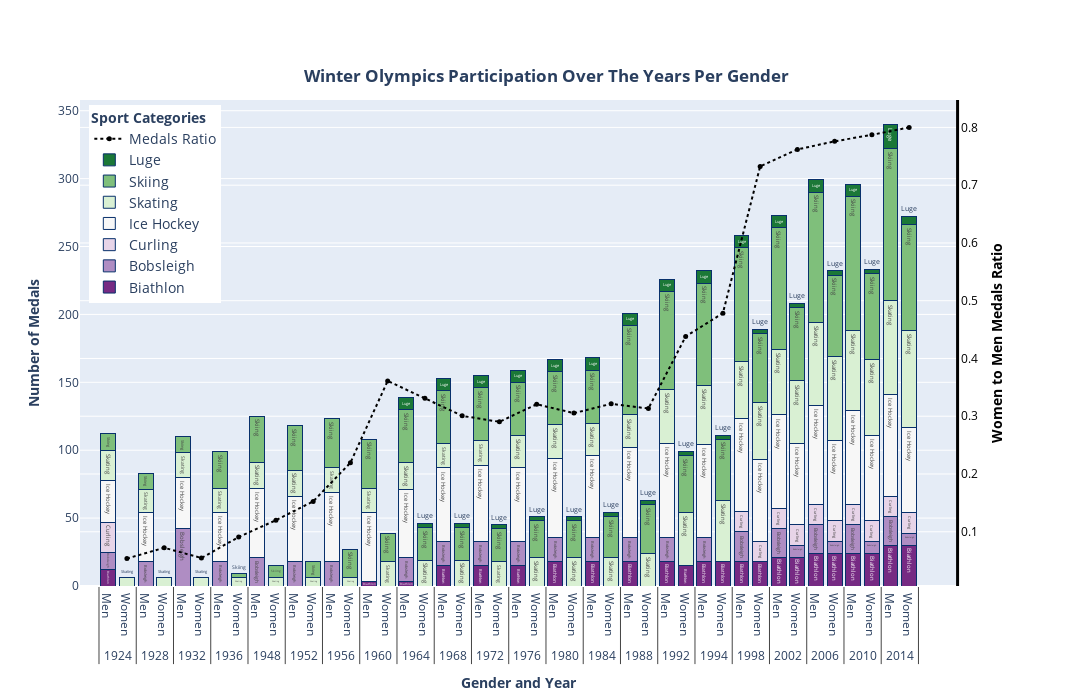

Write notebook code for a chart like this one.
### Markdown cell above
## Generate Plot

### Code cell
import plotly.graph_objects as go
from plotly.subplots import make_subplots


fig = make_subplots(
    specs=[[{"secondary_y": True}]]
)

fig.update_layout(
    barmode="stack"
#     template="simple_white",
)

colors = ['#762a83', '#af8dc3', '#e7d4e8', '#f7f7f7', '#d9f0d3', '#7fbf7b', '#1b7837']
# color_secondary_axis = "rgb(102,166,30)"
color_secondary_axis='Black'

for s, c in zip(df.Sport.unique(), colors):
    
    plot_df = df_sport[df_sport.Sport == s]
    plot_df = plot_df.sort_values(by=['Year'])
    
    fig.add_trace(
        go.Bar(x=[plot_df.Year, plot_df.Gender], 
               y=plot_df.count_medals, 
               name=s, 
               marker_color=c,
               hovertemplate=
                    '<b>Medals</b>: %{y}'+
                    '<br><b>Year</b>: %{x[0]}'+
                    '<br><b>Gender</b>: %{x[1]}'+
                    '<br><b>Sport</b>: %{text}'+
                    '<extra></extra>',
               text=plot_df.Sport
        ), secondary_y=False
    )

# add border line to stacked bars
fig.update_traces(marker_line_color='rgb(8,48,107)', marker_line_width=1)
    
fig.add_trace(
    go.Scatter(
        x = [df_ratio.Year,['Women']*len(df_ratio)],
        y = df_ratio.ratio,
        name = 'Medals Ratio',
        mode='lines+markers',
        marker=dict(size=5),
        hovertemplate = 
                '<b>Medals Ratio</b>: %{y:.2f}'+
                '<br><b>Year</b>: %{x[0]}'+
                '<extra></extra>',
        showlegend = True, 
        line = dict(color=color_secondary_axis, width=2, dash='dot')
    ), secondary_y=True)
    
    
fig.update_layout(
    title={
        'text': "<b>Winter Olympics Participation Over The Years Per Gender</b>",
        'y':0.9,
        'x':0.5,
        'xanchor': 'center',
        'yanchor': 'top'},
    legend=dict(
        yanchor="top",
        y=0.99,
        xanchor="left",
        x=0.01,
        font_size=14),
    width=1300,
    height=700,
    hoverlabel=dict(
        bgcolor="white",
        font_size=14),
    legend_title = dict(
        font = dict(size = 14),
        text='<b>Sport Categories</b>'
    )
)

fig.update_xaxes(title_text="<b>Gender and Year</b>")

fig.update_yaxes(title_text="<b>Number of Medals</b>", secondary_y=False)
fig.update_yaxes(title_text="<b>Women to Men Medals Ratio</b>", color=color_secondary_axis, 
                linecolor=color_secondary_axis, secondary_y=True, linewidth=3)
    
fig.show()

fig.write_html("final_plot.html")

### Figure 1 — Plotly figure (JSON) as saved in the notebook; plotly's stock layout.template omitted (floating-point values rounded to 4 significant figures)
{"data": [{"hovertemplate": "<b>Medals</b>: %{y}<br><b>Year</b>: %{x[0]}<br><b>Gender</b>: %{x[1]}<br><b>Sport</b>: %{text}<extra></extra>", "marker": {"color": "#762a83", "line": {"color": "rgb(8,48,107)", "width": 1}}, "name": "Biathlon", "text": ["Biathlon", "Biathlon", "Biathlon", "Biathlon", "Biathlon", "Biathlon", "Biathlon", "Biathlon", "Biathlon", "Biathlon", "Biathlon", "Biathlon", "Biathlon", "Biathlon", "Biathlon", "Biathlon", "Biathlon", "Biathlon", "Biathlon", "Biathlon", "Biathlon", "Biathlon", "Biathlon", "Biathlon", "Biathlon", "Biathlon", "Biathlon", "Biathlon", "Biathlon", "Biathlon", "Biathlon", "Biathlon", "Biathlon", "Biathlon", "Biathlon", "Biathlon", "Biathlon", "Biathlon", "Biathlon", "Biathlon", "Biathlon", "Biathlon", "Biathlon", "Biathlon"], "type": "bar", "x": [[1924, 1924, 1928, 1928, 1932, 1932, 1936, 1936, 1948, 1948, 1952, 1952, 1956, 1956, 1960, 1960, 1964, 1964, 1968, 1968, 1972, 1972, 1976, 1976, 1980, 1980, 1984, 1984, 1988, 1988, 1992, 1992, 1994, 1994, 1998, 1998, 2002, 2002, 2006, 2006, 2010, 2010, 2014, 2014], ["Men", "Women", "Women", "Men", "Men", "Women", "Men", "Women", "Men", "Women", "Women", "Men", "Men", "Women", "Men", "Women", "Women", "Men", "Women", "Men", "Women", "Men", "Men", "Women", "Women", "Men", "Women", "Men", "Women", "Men", "Women", "Men", "Women", "Men", "Women", "Men", "Women", "Men", "Women", "Men", "Women", "Men", "Women", "Men"]], "xaxis": "x", "y": [12, 0, 0, 0, 0, 0, 0, 0, 0, 0, 0, 0, 0, 0, 3, 0, 0, 3, 0, 15, 0, 15, 15, 0, 0, 18, 0, 18, 0, 18, 15, 18, 18, 18, 18, 18, 21, 21, 24, 24, 24, 24, 30, 30], "yaxis": "y"}, {"hovertemplate": "<b>Medals</b>: %{y}<br><b>Year</b>: %{x[0]}<br><b>Gender</b>: %{x[1]}<br><b>Sport</b>: %{text}<extra></extra>", "marker": {"color": "#af8dc3", "line": {"color": "rgb(8,48,107)", "width": 1}}, "name": "Bobsleigh", "text": ["Bobsleigh", "Bobsleigh", "Bobsleigh", "Bobsleigh", "Bobsleigh", "Bobsleigh", "Bobsleigh", "Bobsleigh", "Bobsleigh", "Bobsleigh", "Bobsleigh", "Bobsleigh", "Bobsleigh", "Bobsleigh", "Bobsleigh", "Bobsleigh", "Bobsleigh", "Bobsleigh", "Bobsleigh", "Bobsleigh", "Bobsleigh", "Bobsleigh", "Bobsleigh", "Bobsleigh", "Bobsleigh", "Bobsleigh", "Bobsleigh", "Bobsleigh", "Bobsleigh", "Bobsleigh", "Bobsleigh", "Bobsleigh", "Bobsleigh", "Bobsleigh", "Bobsleigh", "Bobsleigh", "Bobsleigh", "Bobsleigh", "Bobsleigh", "Bobsleigh", "Bobsleigh", "Bobsleigh", "Bobsleigh", "Bobsleigh"], "type": "bar", "x": [[1924, 1924, 1928, 1928, 1932, 1932, 1936, 1936, 1948, 1948, 1952, 1952, 1956, 1956, 1960, 1960, 1964, 1964, 1968, 1968, 1972, 1972, 1976, 1976, 1980, 1980, 1984, 1984, 1988, 1988, 1992, 1992, 1994, 1994, 1998, 1998, 2002, 2002, 2006, 2006, 2010, 2010, 2014, 2014], ["Men", "Women", "Men", "Women", "Men", "Women", "Men", "Women", "Men", "Women", "Men", "Women", "Men", "Women", "Men", "Women", "Women", "Men", "Women", "Men", "Women", "Men", "Women", "Men", "Women", "Men", "Women", "Men", "Women", "Men", "Men", "Women", "Women", "Men", "Women", "Men", "Women", "Men", "Women", "Men", "Women", "Men", "Men", "Women"]], "xaxis": "x", "y": [13, 0, 18, 0, 42, 0, 18, 0, 21, 0, 18, 0, 18, 0, 0, 0, 0, 18, 0, 18, 0, 18, 0, 18, 0, 18, 0, 18, 0, 18, 18, 0, 0, 18, 0, 22, 9, 21, 9, 21, 9, 21, 21, 9], "yaxis": "y"}, {"hovertemplate": "<b>Medals</b>: %{y}<br><b>Year</b>: %{x[0]}<br><b>Gender</b>: %{x[1]}<br><b>Sport</b>: %{text}<extra></extra>", "marker": {"color": "#e7d4e8", "line": {"color": "rgb(8,48,107)", "width": 1}}, "name": "Curling", "text": ["Curling", "Curling", "Curling", "Curling", "Curling", "Curling", "Curling", "Curling", "Curling", "Curling", "Curling", "Curling", "Curling", "Curling", "Curling", "Curling", "Curling", "Curling", "Curling", "Curling", "Curling", "Curling", "Curling", "Curling", "Curling", "Curling", "Curling", "Curling", "Curling", "Curling", "Curling", "Curling", "Curling", "Curling", "Curling", "Curling", "Curling", "Curling", "Curling", "Curling", "Curling", "Curling", "Curling", "Curling"], "type": "bar", "x": [[1924, 1924, 1928, 1928, 1932, 1932, 1936, 1936, 1948, 1948, 1952, 1952, 1956, 1956, 1960, 1960, 1964, 1964, 1968, 1968, 1972, 1972, 1976, 1976, 1980, 1980, 1984, 1984, 1988, 1988, 1992, 1992, 1994, 1994, 1998, 1998, 2002, 2002, 2006, 2006, 2010, 2010, 2014, 2014], ["Men", "Women", "Women", "Men", "Women", "Men", "Women", "Men", "Women", "Men", "Men", "Women", "Women", "Men", "Women", "Men", "Women", "Men", "Women", "Men", "Men", "Women", "Men", "Women", "Women", "Men", "Men", "Women", "Men", "Women", "Men", "Women", "Women", "Men", "Men", "Women", "Men", "Women", "Men", "Women", "Men", "Women", "Women", "Men"]], "xaxis": "x", "y": [22, 0, 0, 0, 0, 0, 0, 0, 0, 0, 0, 0, 0, 0, 0, 0, 0, 0, 0, 0, 0, 0, 0, 0, 0, 0, 0, 0, 0, 0, 0, 0, 0, 0, 15, 15, 15, 15, 15, 15, 15, 15, 15, 15], "yaxis": "y"}, {"hovertemplate": "<b>Medals</b>: %{y}<br><b>Year</b>: %{x[0]}<br><b>Gender</b>: %{x[1]}<br><b>Sport</b>: %{text}<extra></extra>", "marker": {"color": "#f7f7f7", "line": {"color": "rgb(8,48,107)", "width": 1}}, "name": "Ice Hockey", "text": ["Ice Hockey", "Ice Hockey", "Ice Hockey", "Ice Hockey", "Ice Hockey", "Ice Hockey", "Ice Hockey", "Ice Hockey", "Ice Hockey", "Ice Hockey", "Ice Hockey", "Ice Hockey", "Ice Hockey", "Ice Hockey", "Ice Hockey", "Ice Hockey", "Ice Hockey", "Ice Hockey", "Ice Hockey", "Ice Hockey", "Ice Hockey", "Ice Hockey", "Ice Hockey", "Ice Hockey", "Ice Hockey", "Ice Hockey", "Ice Hockey", "Ice Hockey", "Ice Hockey", "Ice Hockey", "Ice Hockey", "Ice Hockey", "Ice Hockey", "Ice Hockey", "Ice Hockey", "Ice Hockey", "Ice Hockey", "Ice Hockey", "Ice Hockey", "Ice Hockey", "Ice Hockey", "Ice Hockey", "Ice Hockey", "Ice Hockey"], "type": "bar", "x": [[1924, 1924, 1928, 1928, 1932, 1932, 1936, 1936, 1948, 1948, 1952, 1952, 1956, 1956, 1960, 1960, 1964, 1964, 1968, 1968, 1972, 1972, 1976, 1976, 1980, 1980, 1984, 1984, 1988, 1988, 1992, 1992, 1994, 1994, 1998, 1998, 2002, 2002, 2006, 2006, 2010, 2010, 2014, 2014], ["Men", "Women", "Men", "Women", "Men", "Women", "Men", "Women", "Women", "Men", "Men", "Women", "Men", "Women", "Men", "Women", "Women", "Men", "Men", "Women", "Women", "Men", "Men", "Women", "Women", "Men", "Women", "Men", "Women", "Men", "Women", "Men", "Women", "Men", "Women", "Men", "Women", "Men", "Women", "Men", "Women", "Men", "Men", "Women"]], "xaxis": "x", "y": [31, 0, 36, 0, 38, 0, 36, 0, 0, 51, 48, 0, 51, 0, 51, 0, 0, 50, 54, 0, 0, 56, 54, 0, 0, 58, 0, 60, 0, 66, 0, 69, 0, 68, 60, 68, 60, 69, 59, 73, 63, 69, 75, 63], "yaxis": "y"}, {"hovertemplate": "<b>Medals</b>: %{y}<br><b>Year</b>: %{x[0]}<br><b>Gender</b>: %{x[1]}<br><b>Sport</b>: %{text}<extra></extra>", "marker": {"color": "#d9f0d3", "line": {"color": "rgb(8,48,107)", "width": 1}}, "name": "Skating", "text": ["Skating", "Skating", "Skating", "Skating", "Skating", "Skating", "Skating", "Skating", "Skating", "Skating", "Skating", "Skating", "Skating", "Skating", "Skating", "Skating", "Skating", "Skating", "Skating", "Skating", "Skating", "Skating", "Skating", "Skating", "Skating", "Skating", "Skating", "Skating", "Skating", "Skating", "Skating", "Skating", "Skating", "Skating", "Skating", "Skating", "Skating", "Skating", "Skating", "Skating", "Skating", "Skating", "Skating", "Skating"], "type": "bar", "x": [[1924, 1924, 1928, 1928, 1932, 1932, 1936, 1936, 1948, 1948, 1952, 1952, 1956, 1956, 1960, 1960, 1964, 1964, 1968, 1968, 1972, 1972, 1976, 1976, 1980, 1980, 1984, 1984, 1988, 1988, 1992, 1992, 1994, 1994, 1998, 1998, 2002, 2002, 2006, 2006, 2010, 2010, 2014, 2014], ["Men", "Women", "Men", "Women", "Men", "Women", "Men", "Women", "Women", "Men", "Men", "Women", "Men", "Women", "Men", "Women", "Men", "Women", "Men", "Women", "Women", "Men", "Men", "Women", "Men", "Women", "Men", "Women", "Men", "Women", "Women", "Men", "Women", "Men", "Men", "Women", "Men", "Women", "Men", "Women", "Men", "Women", "Men", "Women"]], "xaxis": "x", "y": [22, 6, 17, 6, 18, 6, 18, 6, 6, 19, 19, 6, 18, 6, 18, 18, 20, 19, 18, 19, 18, 18, 24, 21, 25, 21, 24, 21, 24, 24, 39, 40, 45, 44, 42, 42, 48, 46, 61, 62, 59, 56, 69, 71], "yaxis": "y"}, {"hovertemplate": "<b>Medals</b>: %{y}<br><b>Year</b>: %{x[0]}<br><b>Gender</b>: %{x[1]}<br><b>Sport</b>: %{text}<extra></extra>", "marker": {"color": "#7fbf7b", "line": {"color": "rgb(8,48,107)", "width": 1}}, "name": "Skiing", "text": ["Skiing", "Skiing", "Skiing", "Skiing", "Skiing", "Skiing", "Skiing", "Skiing", "Skiing", "Skiing", "Skiing", "Skiing", "Skiing", "Skiing", "Skiing", "Skiing", "Skiing", "Skiing", "Skiing", "Skiing", "Skiing", "Skiing", "Skiing", "Skiing", "Skiing", "Skiing", "Skiing", "Skiing", "Skiing", "Skiing", "Skiing", "Skiing", "Skiing", "Skiing", "Skiing", "Skiing", "Skiing", "Skiing", "Skiing", "Skiing", "Skiing", "Skiing", "Skiing", "Skiing"], "type": "bar", "x": [[1924, 1924, 1928, 1928, 1932, 1932, 1936, 1936, 1948, 1948, 1952, 1952, 1956, 1956, 1960, 1960, 1964, 1964, 1968, 1968, 1972, 1972, 1976, 1976, 1980, 1980, 1984, 1984, 1988, 1988, 1992, 1992, 1994, 1994, 1998, 1998, 2002, 2002, 2006, 2006, 2010, 2010, 2014, 2014], ["Men", "Women", "Men", "Women", "Women", "Men", "Women", "Men", "Men", "Women", "Men", "Women", "Men", "Women", "Men", "Women", "Men", "Women", "Men", "Women", "Men", "Women", "Men", "Women", "Men", "Women", "Women", "Men", "Men", "Women", "Men", "Women", "Men", "Women", "Men", "Women", "Men", "Women", "Men", "Women", "Men", "Women", "Men", "Women"]], "xaxis": "x", "y": [12, 0, 12, 0, 0, 12, 3, 27, 34, 9, 33, 12, 36, 21, 36, 21, 39, 24, 39, 24, 39, 24, 39, 27, 39, 27, 30, 39, 66, 36, 72, 42, 75, 45, 84, 51, 90, 54, 96, 60, 99, 63, 112, 78], "yaxis": "y"}, {"hovertemplate": "<b>Medals</b>: %{y}<br><b>Year</b>: %{x[0]}<br><b>Gender</b>: %{x[1]}<br><b>Sport</b>: %{text}<extra></extra>", "marker": {"color": "#1b7837", "line": {"color": "rgb(8,48,107)", "width": 1}}, "name": "Luge", "text": ["Luge", "Luge", "Luge", "Luge", "Luge", "Luge", "Luge", "Luge", "Luge", "Luge", "Luge", "Luge", "Luge", "Luge", "Luge", "Luge", "Luge", "Luge", "Luge", "Luge", "Luge", "Luge", "Luge", "Luge", "Luge", "Luge", "Luge", "Luge", "Luge", "Luge", "Luge", "Luge", "Luge", "Luge", "Luge", "Luge", "Luge", "Luge", "Luge", "Luge", "Luge", "Luge", "Luge", "Luge"], "type": "bar", "x": [[1924, 1924, 1928, 1928, 1932, 1932, 1936, 1936, 1948, 1948, 1952, 1952, 1956, 1956, 1960, 1960, 1964, 1964, 1968, 1968, 1972, 1972, 1976, 1976, 1980, 1980, 1984, 1984, 1988, 1988, 1992, 1992, 1994, 1994, 1998, 1998, 2002, 2002, 2006, 2006, 2010, 2010, 2014, 2014], ["Women", "Men", "Women", "Men", "Women", "Men", "Women", "Men", "Women", "Men", "Women", "Men", "Women", "Men", "Women", "Men", "Men", "Women", "Men", "Women", "Men", "Women", "Men", "Women", "Men", "Women", "Men", "Women", "Men", "Women", "Women", "Men", "Women", "Men", "Women", "Men", "Men", "Women", "Women", "Men", "Women", "Men", "Women", "Men"]], "xaxis": "x", "y": [0, 0, 0, 0, 0, 0, 0, 0, 0, 0, 0, 0, 0, 0, 0, 0, 9, 3, 9, 3, 9, 3, 9, 3, 9, 3, 9, 3, 9, 3, 3, 9, 3, 9, 3, 9, 9, 3, 3, 9, 3, 9, 6, 18], "yaxis": "y"}, {"hovertemplate": "<b>Medals Ratio</b>: %{y:.2f}<br><b>Year</b>: %{x[0]}<extra></extra>", "line": {"color": "Black", "dash": "dot", "width": 2}, "marker": {"size": 5}, "mode": "lines+markers", "name": "Medals Ratio", "showlegend": true, "type": "scatter", "x": [[1924, 1928, 1932, 1936, 1948, 1952, 1956, 1960, 1964, 1968, 1972, 1976, 1980, 1984, 1988, 1992, 1994, 1998, 2002, 2006, 2010, 2014], ["Women", "Women", "Women", "Women", "Women", "Women", "Women", "Women", "Women", "Women", "Women", "Women", "Women", "Women", "Women", "Women", "Women", "Women", "Women", "Women", "Women", "Women"]], "xaxis": "x", "y": [0.05357, 0.07229, 0.05455, 0.09091, 0.12, 0.1525, 0.2195, 0.3611, 0.3309, 0.3007, 0.2903, 0.3208, 0.3054, 0.3214, 0.3134, 0.4381, 0.4784, 0.7326, 0.7619, 0.7759, 0.7872, 0.8], "yaxis": "y2"}], "layout": {"barmode": "stack", "height": 700, "hoverlabel": {"bgcolor": "white", "font": {"size": 14}}, "legend": {"font": {"size": 14}, "title": {"font": {"size": 14}, "text": "<b>Sport Categories</b>"}, "x": 0.01, "xanchor": "left", "y": 0.99, "yanchor": "top"}, "title": {"text": "<b>Winter Olympics Participation Over The Years Per Gender</b>", "x": 0.5, "xanchor": "center", "y": 0.9, "yanchor": "top"}, "width": 1300, "xaxis": {"anchor": "y", "domain": [0, 0.94], "title": {"text": "<b>Gender and Year</b>"}}, "yaxis": {"anchor": "x", "domain": [0, 1], "title": {"text": "<b>Number of Medals</b>"}}, "yaxis2": {"anchor": "x", "color": "Black", "linecolor": "Black", "linewidth": 3, "overlaying": "y", "side": "right", "title": {"text": "<b>Women to Men Medals Ratio</b>"}}}}
